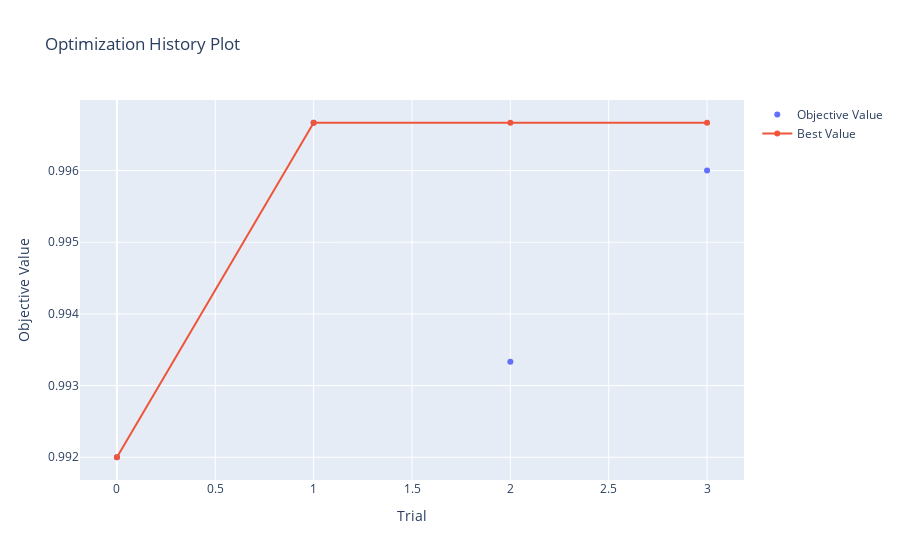

The notebook cell saved with this chart:
### Markdown cell above
#### Visualization of hyperparameter optimization history (Визуализация истории оптимизации гиперпараметров)

### Code cell
plot_optimization_history(study)

### Figure 1 — Plotly figure (JSON) as saved in the notebook; plotly's stock layout.template omitted (floating-point values rounded to 4 significant figures)
{"data": [{"mode": "markers", "name": "Objective Value", "type": "scatter", "x": [0, 1, 2, 3], "y": [0.992, 0.9967, 0.9933, 0.996]}, {"name": "Best Value", "type": "scatter", "x": [0, 1, 2, 3], "y": [0.992, 0.9967, 0.9967, 0.9967]}], "layout": {"autosize": true, "title": {"text": "Optimization History Plot"}, "xaxis": {"autorange": true, "range": [-0.1742, 3.174], "title": {"text": "Trial"}, "type": "linear"}, "yaxis": {"autorange": true, "range": [0.9916, 0.9971], "title": {"text": "Objective Value"}, "type": "linear"}}}
